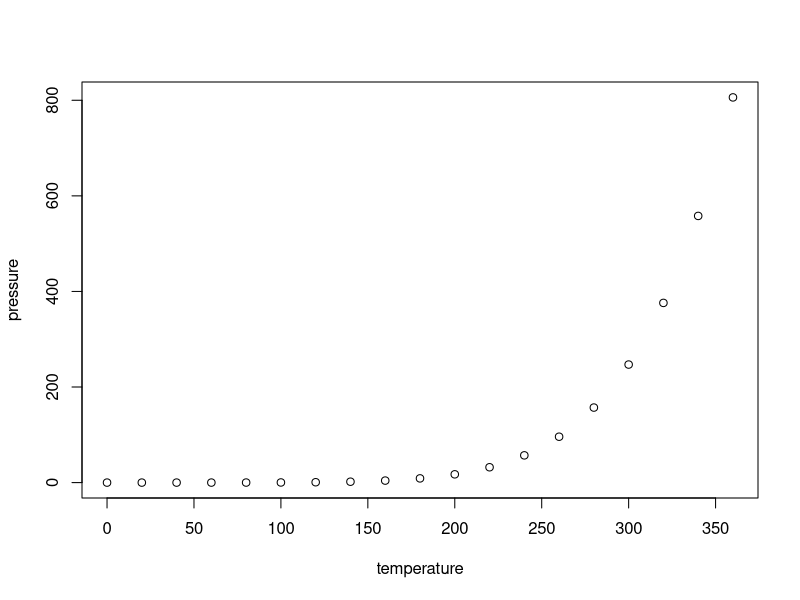
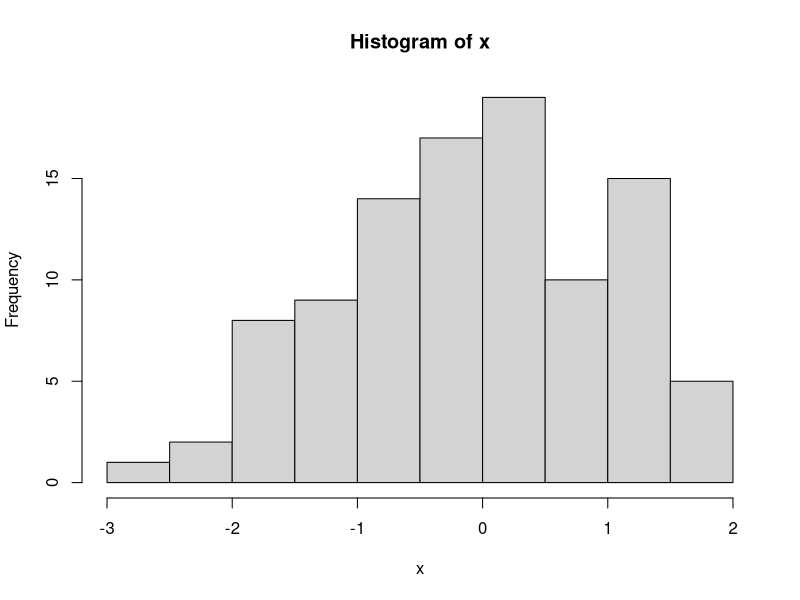

The R source for these figures, in order:
## ---- chunk 1
# This is R code inside a code chunk
summary(cars)
## ---- chunk 2
   plot(pressure)
## ---- chunk 3
x <- rnorm(100)
mean(x)
hist(x)
